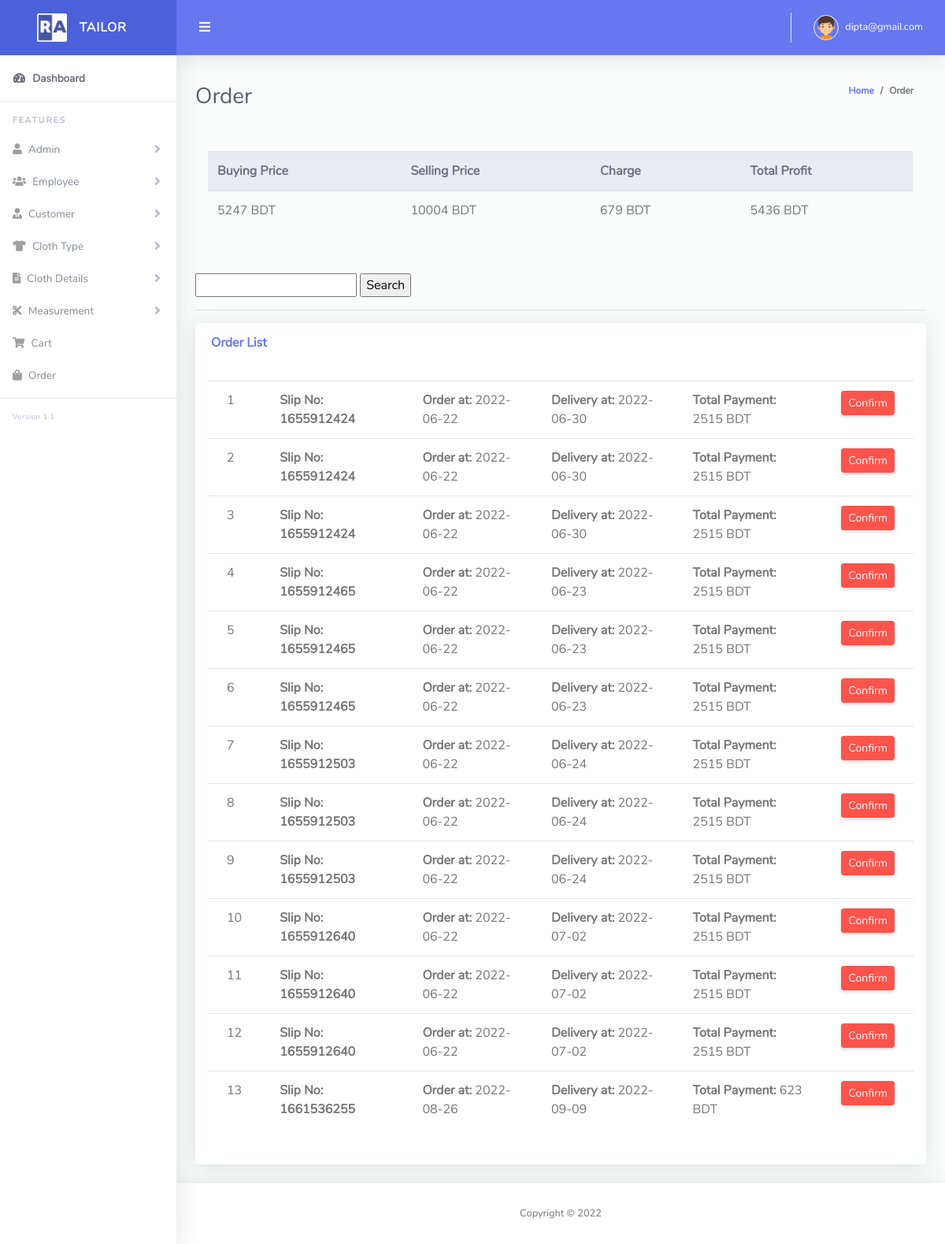
/order.php (signed in), run on the app's committed database.
### tables this page shows
CREATE TABLE `tbl_slip` (
  `id` int(11) NOT NULL,
  `slip_no` int(11) NOT NULL,
  `customer_id` int(11) NOT NULL,
  `order_at` varchar(50) NOT NULL,
  `delivery_at` varchar(50) NOT NULL,
  `status` tinyint(4) NOT NULL DEFAULT 0,
  `soft_delete` tinyint(4) NOT NULL DEFAULT 0
);

CREATE TABLE `tbl_order` (
  `id` int(11) NOT NULL,
  `owner_id` int(11) NOT NULL,
  `cus_id` int(11) NOT NULL,
  `mes_id` int(11) NOT NULL,
  `cloth_id` int(11) NOT NULL,
  `buying_price` int(11) NOT NULL,
  `selling_price` int(11) NOT NULL,
  `charge` int(11) NOT NULL,
  `discount` int(11) NOT NULL,
  `quantity` float(10,2) NOT NULL,
  `slip_no` varchar(255) DEFAULT NULL,
  `soft_delete` tinyint(4) NOT NULL DEFAULT 0
);

### Classes/DB.php (called while the page is built, shortened)
<?php
class DB
{
    public function connect(){
        $this->conn = new mysqli("localhost","root","","tailor_shop");
        if ($this->conn->connect_error) {
          die("Connection failed: " . $this->conn->connect_error);
        } else {
            return $msg =  "connected";
        }
    }
}
?>

### Classes/CartClass.php (called while the page is built, shortened)
<?php
include_once 'db.php';
class CartClass extends DB
{
    public function viewSlip(){
        $query = "SELECT * FROM tbl_slip
        LEFT JOIN tbl_customer ON tbl_slip.customer_id = tbl_customer.cus_id
        LEFT JOIN tbl_order ON tbl_slip.slip_no = tbl_order.slip_no
        WHERE tbl_slip.soft_delete=0 order by tbl_order.soft_delete asc";
        $result = $this->conn->query($query);
        return $result;
    }
    public function slipOrder($slip_no){
        $query = "SELECT tbl_order.*, tbl_customer.*, tbl_measurement.*, tbl_cloth.*, tbl_order.id AS orderid, tbl_order.selling_price AS sellingprice FROM tbl_order
        LEFT JOIN tbl_customer ON tbl_order.cus_id = tbl_customer.cus_id
        LEFT JOIN tbl_measurement ON tbl_order.mes_id = tbl_measurement.id
        LEFT JOIN tbl_cloth ON tbl_order.cloth_id = tbl_cloth.id
        WHERE slip_no = $slip_no";
        $result = $this->conn->query($query);
        return $result;
    }
    public function viewProfit(){
        $query = "SELECT SUM(buying_price) AS sum_buyingprice, SUM(selling_price) AS sum_sellingprice, SUM(charge) AS sum_charge FROM tbl_order order by tbl_order.id desc";
        $result = $this->conn->query($query);
        return $result;
    }
    public function orderCheck($slip_no){
        $result = $this->conn->query("SELECT * FROM tbl_order WHERE slip_no = '$slip_no' && soft_delete = 1");
        return mysqli_num_rows($result);
    }
}

### order.php (the view, shortened to what this page needs)
<?php
include 'layouts/header.php';
?>
<div class="container-fluid" id="container-wrapper">
    <div class="d-sm-flex align-items-center justify-content-between mb-4">
    <h1 class="h3 mb-0 text-gray-800">Order</h1>
    <ol class="breadcrumb">
        <li class="breadcrumb-item"><a href="./">Home</a></li>
        <li class="breadcrumb-item">Order</li>
    </ol>
    </div>
    <div class="row">
        <div class="col-lg-12 mb-4">
            <div class="table-responsive p-3">
                <table class="table align-items-center table-flush">
                    <thead class="thead-light">
                    <tr>
                        <th>Buying Price</th>
                        <th>Selling Price</th>
                        <th>Charge</th>
                        <th>Total Profit</th>
                    </tr>
                    </thead>
                    <tbody>
                        <?php
                            $view = $cart->viewProfit();
                            foreach($view as $value){
                        ?>
                        <tr>
                            <td><?php echo $value['sum_buyingprice']; ?> BDT</td>
                            <td><?php echo $value['sum_sellingprice']; ?> BDT</td>
                            <td><?php echo $value['sum_charge']; ?> BDT</td>
                            <td><?php echo (($value['sum_sellingprice'] + $value['sum_charge'])) -  $value['sum_buyingprice']?>  BDT
                            </td>
                        </tr>
                        <?php } ?>
                    </tbody>
                </table>
            </div>
        </div>
    </div>
    <form action="order.php" method="GET">
        <input type="text" name="search" required>
        <input type="submit" value="Search">
    </form>
<hr>
    <div class="row">
      <div class="col-lg-12 mb-4">
        <div class="card">
            <div class="card-header py-3 d-flex flex-row align-items-center justify-content-between">
                <h6 class="m-0 font-weight-bold text-primary">Order List</h6>
            </div>
            <div class="table-responsive p-3">
                <table class="table align-items-center table-flush" id="dataTable">
                    <?php
                        $i = 0;
                        if(isset($_GET['search'])){
                            $view = $cart->searchSlipResult($_GET['search']);
                        }else{
                            $view = $cart->viewSlip();
                        }
                        if($view->num_rows > 0){
                            foreach($view as $value){
                            $i++;
                            $slip_no = $value['slip_no'];
                            $calculate = $cart->slipOrder($slip_no);
                            $selling_price = 0;
                            $charge = 0;
                            foreach($calculate as $data){
                                $selling_price += $data['sellingprice'];
                                $charge += $data['charge'];
                            }
                            $total_price = $selling_price + $charge;
                    ?>
                    <thead id="<?php echo $i; ?>" class="thead-light">
                        <tr>
                            <td><?php echo $i; ?></td>
                            <td><strong>Slip No: <?php echo $slip_no; ?></strong></td>
                            <td><strong>Order at: </strong><?php echo $value['order_at']; ?></td>
                            <td><strong>Delivery at: </strong><?php echo $value['delivery_at']; ?></td>
                            <td><strong>Total Payment: </strong><?= $total_price; ?> BDT</td>
                            <?php
                            $s = $cart->orderCheck($value['slip_no']);
                            if ($s>0) { echo "<td><p style='color:green;'>Confirmed</p></td>"; } else{
                            ?>
                            <td>
                                <a href="?delorder=<?php echo $value['slip_no'] ;?>" class="btn btn-sm btn-danger">Confirm</a>
                            </td>
                            <?php } ?>
                        </tr>
                    </thead>
                <?php } } ?>
                </table>
            </div>
            <div class="card-footer"></div>
        </div>
      </div>
    </div>
</div>
<?php include 'layouts/footer.php';?>

### layouts/header.php (shortened to what this page needs)
<?php
  include 'Classes/CartClass.php';
  $cart = new CartClass();
?>
<!DOCTYPE html>
<html lang="en">
<head>
  <link href="vendor/fontawesome-free/css/all.min.css" rel="stylesheet" type="text/css">
  <link href="vendor/bootstrap/css/bootstrap.min.css" rel="stylesheet" type="text/css">
  <link href="css/ruang-admin.min.css" rel="stylesheet">
  <link href="vendor/datatables/dataTables.bootstrap4.min.css" rel="stylesheet">
</head>
<body id="page-top">
  <div id="wrapper">
    <ul class="navbar-nav sidebar sidebar-light accordion" id="accordionSidebar">
      <a class="sidebar-brand d-flex align-items-center justify-content-center" href="index.php">
        <div class="sidebar-brand-icon">
          <img src="img/logo/logo2.png">
        </div>
        <div class="sidebar-brand-text mx-3">TAILOR</div>
      </a>
      <hr class="sidebar-divider my-0">
      <li class="nav-item active">
        <a class="nav-link" href="index.php">
          <i class="fas fa-fw fa-tachometer-alt"></i>
          <span>Dashboard</span></a>
      </li>
      <hr class="sidebar-divider">
      <div class="sidebar-heading">
        Features
      </div>
      <div>
      <li class="nav-item">
        <a class="nav-link collapsed" href="#" data-toggle="collapse" data-target="#collapseTable" aria-expanded="true"
          aria-controls="collapseTable">
          <i class="fas fa-solid fa-user"></i>
          <span>Admin</span>
        </a>
      </li>
      <li class="nav-item">
        <a class="nav-link collapsed" href="#" data-toggle="collapse" data-target="#collapseTable1" aria-expanded="true"
          aria-controls="collapseTable">
          <i class="fas fa fa-users"></i>
          <span>Employee</span>
        </a>
      </li>
      <li class="nav-item">
        <a class="nav-link collapsed" href="#" data-toggle="collapse" data-target="#collapseTable2" aria-expanded="true"
          aria-controls="collapseTable">
          <i class="fas fal fa-user-tie"></i>
          <span>Customer</span>
        </a>
      </li>
      <li class="nav-item">
        <a class="nav-link collapsed" href="#" data-toggle="collapse" data-target="#collapseForm" aria-expanded="true"
          aria-controls="collapseForm">
          <i class="fas fa-tshirt"></i>
          <span>Cloth Type</span>
        </a>
      </li>
      <li class="nav-item">
        <a class="nav-link collapsed" href="#" data-toggle="collapse" data-target="#collapseForm1" aria-expanded="true"
          aria-controls="collapseForm">
          <i class="fas fa-file-alt"></i>
          <span>Cloth Details</span>
        </a>
      </li>
      <li class="nav-item">
        <a class="nav-link collapsed" href="#" data-toggle="collapse" data-target="#collapseForm2" aria-expanded="true"
          aria-controls="collapseForm">
          <i class="fas fa-cut"></i>
          <span>Measurement</span>
        </a>
      </li>
      <li class="nav-item">
        <a class="nav-link" href="cart.php">
          <i class="fas fa-shopping-cart"></i>
          <span>Cart</span>
        </a>
      </li>
      <li class="nav-item">
        <a class="nav-link" href="order.php">
          <i class="fas fa-shopping-bag"></i>
          <span>Order</span>
        </a>
      </li>
      <hr class="sidebar-divider">
      <div class="version" id="version-ruangadmin"></div>
    </ul>
    <div id="content-wrapper" class="d-flex flex-column">
      <div id="content">
        <nav class="navbar navbar-expand navbar-light bg-navbar topbar mb-4 static-top">
          <button id="sidebarToggleTop" class="btn btn-link rounded-circle mr-3">
            <i class="fa fa-bars"></i>
          </button>
          <ul class="navbar-nav ml-auto">
            <li class="nav-item dropdown no-arrow">
              <a class="nav-link dropdown-toggle" href="#" id="userDropdown" role="button" data-toggle="dropdown"
                aria-haspopup="true" aria-expanded="false">
                <img class="img-profile rounded-circle" src="img/boy.png" style="max-width: 60px">
                <span class="ml-2 d-none d-lg-inline text-white small"><?php echo $_SESSION['email']; ?></span>
              </a>
            </li>
          </ul>
        </nav>

### layouts/footer.php (shortened to what this page needs)
<footer class="sticky-footer bg-white">
  <div class="container my-auto">
    <div class="copyright text-center my-auto">
      <span>Copyright &copy; <script> document.write(new Date().getFullYear()); </script>
      </span>
    </div>
  </div>
</footer>
    </div>
  </div>
</body>
</html>

### data on the page
tbl_slip: tbl_order.slip_no "1655912424", order_at "2022-06-22", delivery_at "2022-06-30", total_price "2515"
tbl_slip: tbl_order.slip_no "1655912465", order_at "2022-06-22", delivery_at "2022-06-23", total_price "2515"
tbl_slip: tbl_order.slip_no "1655912503", order_at "2022-06-22", delivery_at "2022-06-24", total_price "2515"
tbl_slip: tbl_order.slip_no "1655912640", order_at "2022-06-22", delivery_at "2022-07-02", total_price "2515"
tbl_slip: tbl_order.slip_no "1661536255", order_at "2022-08-26", delivery_at "2022-09-09", total_price "623"

### other printed values
$_SESSION['email'] "dipta@gmail.com"
$value['sum_buyingprice'] "5247"
$value['sum_sellingprice'] "10004"
$value['sum_charge'] "679"
